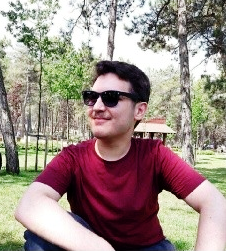
#> input picture firstQuestion/image0.png, 226 x 251 px
$ python hzdeneme.py
#> lines starting #> are read from the running program, lines starting #| are printed output that depends on the picture
import matplotlib.pylab as plt
import pic as pic
import scipy
from PIL import Image
from numpy import pi, exp, sqrt
import numpy as np
from scipy import ndimage, misc


def filter(img, kernel, name):
    pix = np.array(img)
    width, height = img.size  # Get the width and height of the image for iterating over
    print(width, height)
    sum = 0
    temp1 = -2
    temp2 = -2
    for i in range(height):  # traverses through height of the image
        for j in range(width):  # traverses through width of the image
            for kk in range(5):
                for l in range(5):
                    try:
                        sum += kernel[kk][l] * pix[i+temp1][j+temp2]
                    except:
                        sum += 0
                    temp2 += 1

                temp1 += 1
                temp2 = -2
            temp1 = -2
            pix[i][j] = int(sum)
            sum = 0

    img = Image.fromarray(pix, 'P')
    img.save(name + '.png')


img = Image.open('image0.png').convert('L')
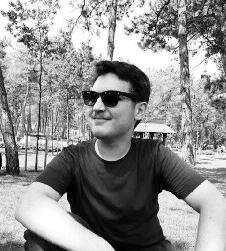
#> img: PIL image 226x251 L; min 0, max 255, mean 143.6

# gaussian kerneli yani filtresi
s, k = 1, 2  # generate a (2k+1)x(2k+1) gaussian kernel with mean = 0 and sigma = s
probs = [exp(-z * z / (2 * s * s)) / sqrt(2 * pi * s * s) for z in range(-k, k + 1)]
kernel = np.outer(probs, probs)

gaussian = np.array(kernel)
gaussian.transpose()
#print(gaussian)

array5 = np.zeros((5, 5))
array5[2, 2] = 1

gaussian2 = scipy.ndimage.gaussian_filter(array5,5)
print(gaussian2)

filter(img, gaussian2, "gaussian")
#| 226 251
#> after the loop in filter, `for i in range(height):`:
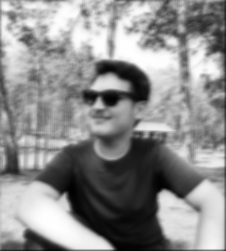
#> pix: shape (251, 226); min 1, max 254, mean 141.3
#> in filter, `img = Image.fromarray(pix, 'P')`: img: PIL image 226x251 P; every value is 0

$ run again, with firstQuestion/hzlaplacian.png copied over firstQuestion/image0.png
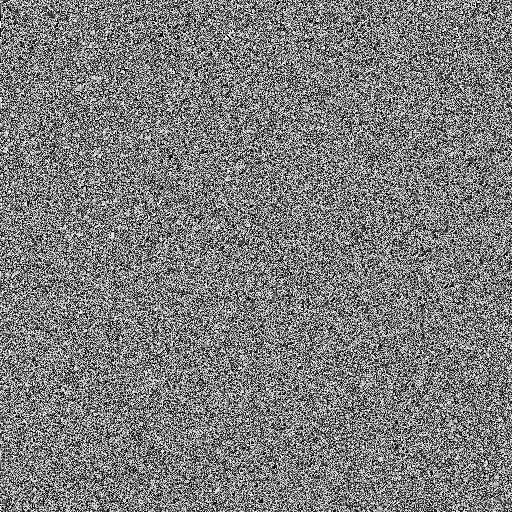
#> input picture firstQuestion/hzlaplacian.png, 512 x 512 px
#| 512 512
#> after the loop in filter, `for i in range(height):`:
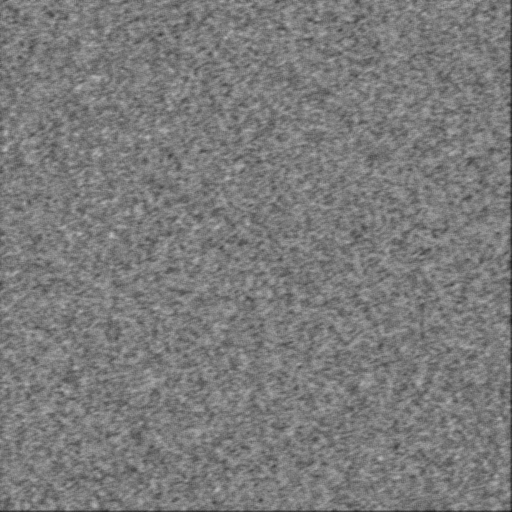
#> pix: shape (512, 512); min 19, max 189, mean 122.8
